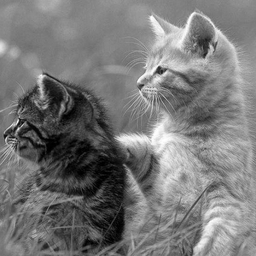
#> input picture Sample.bmp, 256 x 256 px, shrunk from 500 x 500 before the run
$ python VMD_2D_python_test.py
#> lines starting #> are read from the running program, lines starting #| are printed output that depends on the picture
#> further down, image is the input picture: shape (256, 256, 3); min 0, max 255, mean 120
### VMD2D.py
import numpy as np
from numpy.fft import fft2, ifft2, fftshift, ifftshift

def VMD2D(
    signal: np.ndarray,
    alpha: float, tau: float, K: int, DC: bool, init: int, tol: float, eps: float
) -> tuple[np.ndarray, np.ndarray, np.ndarray]:
    #
    # Input and Parameters:
    # ---------------------
    #  signal  - the space domain signal (2D) to be decomposed
    #  alpha   - the balancing parameter of the data-fidelity constraint
    #  tau     - time-step of the dual ascent ( pick 0 for noise-slack )
    #  K       - the number of modes to be recovered
    #  DC      - true if the first mode is put and kept at DC (0-freq)
    #  init    - 0 = all omegas start at 0
    #            1 = all omegas start initialized randomly
    #  tol     - tolerance of convergence criterion; typically around 1e-7
    #
    #  Output:
    #  -------
    #  u       - the collection of decomposed modes
    #  u_hat   - spectra of the modes
    #  omega   - estimated mode center-frequencies
    #

    # Validate input parameters
#> called with alpha = 5000, tau = 0.25, K = 5, DC = 1, init = 1, tol = 5e-06, eps = 2.22e-16
    if not isinstance(signal, np.ndarray) or signal.ndim != 2:
        raise ValueError("Signal must be a 2D numpy array")
    if alpha <= 0:
        raise ValueError("Alpha must be positive")
    if K < 1:
        raise ValueError("K must be at least 1")
    if tol <= 0:
        raise ValueError("Tolerance must be positive")

    # Image resolution
    Hy, Hx = signal.shape
#> Hy = 256; Hx = 256
    X, Y = np.meshgrid(np.arange(1, Hx + 1) / Hx, np.arange(1, Hy + 1) / Hy)

    # Spectral Domain discretization
    fx = 1 / Hx
#> fx = 0.00391
    fy = 1 / Hy
#> fy = 0.00391
    freqs_1 = X - 0.5 - fx
    freqs_2 = Y - 0.5 - fy

    # Maximum number of iterations
    N = 100

    # Alpha might be individual for each mode
    Alpha = alpha * np.ones(K)

    # Construct f and f_hat
    f_hat = fftshift(fft2(signal))

    # Storage matrices for (Fourier) modes
    u_hat = np.zeros((Hy, Hx, K), dtype=complex)
    u_hat_old = np.copy(u_hat)
    sum_uk = 0

    # Storage matrices for (Fourier) Lagrange multiplier
    mu_hat = np.zeros((Hy, Hx), dtype=complex)

    # Initialize omega
    # omega = np.zeros((N, 2, K), dtype=complex)
    omega = np.zeros((N, 2, K))

    # Initialization of omega_k
    if init == 0:
        # Spread omegas radially
        maxK = K - 1 if DC else K
        for k in range(DC, maxK + DC):
            omega[0, 0, k] = 0.25 * np.cos(np.pi * (k - 1) / maxK)
            omega[0, 1, k] = 0.25 * np.sin(np.pi * (k - 1) / maxK)
    elif init == 1:
        # Random on half-plane
        omega[0, 0, :K] = np.random.rand(K) - 0.5

        omega[0, 1, :K] = np.random.rand(K) / 2

        # DC component (if expected)
        if DC == 1:
            omega[0, :, 0] = 0

    ## Main loop for iterative updates
    # Stopping criteria tolerances
    uDiff = tol + eps
    omegaDiff = tol + eps
    n = 0

    while (uDiff > tol or omegaDiff > tol) and n < N - 1:

        # First things first
        k = 0  # Python uses 0-based indexing

        # Compute the halfplane mask for the 2D "analytic signal"
        HilbertMask = (np.sign(freqs_1 * omega[n, 0, k] + freqs_2 * omega[n, 1, k]) + 1)

        # Update first mode accumulator
        sum_uk = u_hat[:, :, -1] + sum_uk - u_hat[:, :, k]

        # Update first mode's spectrum through Wiener filter (on half plane)
        u_hat[:, :, k] = ((f_hat - sum_uk - mu_hat / 2) * HilbertMask) / (1 + Alpha[k] * ((freqs_1 - omega[n, 0, k]) ** 2 + (freqs_2 - omega[n, 1, k]) ** 2))

        # Update first mode's central frequency as spectral center of gravity
        if not DC:
            omega[n + 1, 0, k] = np.sum(freqs_1 * np.abs(u_hat[:, :, k]) ** 2) / np.sum(np.abs(u_hat[:, :, k]) ** 2)
            omega[n + 1, 1, k] = np.sum(freqs_2 * np.abs(u_hat[:, :, k]) ** 2) / np.sum(np.abs(u_hat[:, :, k]) ** 2)

            # Keep omegas on the same halfplane
            if omega[n + 1, 1, k] < 0:
                omega[n + 1, :, k] = -omega[n + 1, :, k]

        # Recover full spectrum from analytic signal
        u_hat[:, :, k] = fftshift(fft2(np.real(ifft2(ifftshift(u_hat[:, :, k])))))

        # Work on other modes
        for k in range(1, K):
            # Recompute Hilbert mask
            HilbertMask = (np.sign(freqs_1 * omega[n, 0, k] + freqs_2 * omega[n, 1, k]) + 1)

            # Update accumulator
            sum_uk = u_hat[:, :, k - 1] + sum_uk - u_hat[:, :, k]

            # Update signal spectrum
            u_hat[:, :, k] = ((f_hat - sum_uk - mu_hat / 2) * HilbertMask) / (1 + Alpha[k] * ((freqs_1 - omega[n, 0, k]) ** 2 + (freqs_2 - omega[n, 1, k]) ** 2))

            # Update signal frequencies
            omega[n + 1, 0, k] = np.sum(freqs_1 * np.abs(u_hat[:, :, k]) ** 2) / np.sum(np.abs(u_hat[:, :, k]) ** 2)
            omega[n + 1, 1, k] = np.sum(freqs_2 * np.abs(u_hat[:, :, k]) ** 2) / np.sum(np.abs(u_hat[:, :, k]) ** 2)

            # Keep omegas on the same halfplane
            if omega[n + 1, 1, k] < 0:
                omega[n + 1, :, k] = -omega[n + 1, :, k]

            # Recover full spectrum from analytic signal
            u_hat[:, :, k] = fftshift(fft2(np.real(ifft2(ifftshift(u_hat[:, :, k])))))

        # Gradient ascent for augmented Lagrangian
        mu_hat = mu_hat + tau * (np.sum(u_hat, axis=2) - f_hat)

        # Increment iteration counter
        n += 1

        # Convergence?
        uDiff = eps
        omegaDiff = eps

        for k in range(K):
            omegaDiff += np.sum(np.abs(omega[n, :, k] - omega[n - 1, :, k]) ** 2)
            uDiff += np.sum(np.abs(u_hat[:, :, k] - u_hat_old[:, :, k]) ** 2) / (Hx * Hy)

        uDiff = np.abs(uDiff)
        u_hat_old = np.copy(u_hat)

        print(f"{n} time; uDiff: {uDiff} ; omegaDiff: {omegaDiff}")
#> after the loop, n = 99

    ## Signal Reconstruction

    # Inverse Fourier Transform to compute (spatial) modes
    u = np.zeros((Hy, Hx, K))
    for k in range(K):
        u[:, :, k] = np.real(ifft2(ifftshift(u_hat[:, :, k])))

    # Return final results
    return u, u_hat, omega

### VMD_2D_python_test.py
# coding: utf-8
from VMD2D import VMD2D
import cv2
import numpy as np
import matplotlib.pyplot as plt
import sys
import argparse

# Replace 'VMD_2D' with your Python implementation of the VMD_2D function

# Read the image
try:
    image = cv2.imread('Sample.bmp')
    if image is None:
        raise FileNotFoundError("Could not load image file")
except Exception as e:
    print(f"Error loading image: {e}")
    sys.exit(1)

# Convert to grayscale if it's a color image
if image.ndim == 3:
    image = cv2.cvtColor(image, cv2.COLOR_BGR2GRAY)

# Parameters
alpha = 5000       # Bandwidth constraint
tau = 0.25         # Lagrangian multipliers dual ascent time step
K = 5              # Number of modes
DC = 1             # Includes DC part (first mode at DC)
init = 1           # Initialize omegas randomly
tol = K * 10 ** -6 # Tolerance (for convergence)
eps = 2.2204e-16

# Run VMD
u, u_hat, omega = VMD2D(image, alpha, tau, K, DC, init, tol, eps)

## Display
num_modes = u.shape[2]
#> num_modes = 5
num_plots = num_modes + 2  # +2 for the input image and reconstructed composite
#> num_plots = 7

# Calculate the number of rows and columns for subplots
num_rows = 2
num_columns = (num_plots + 1) // 2  # Adjust columns based on the total number of plots
#> num_columns = 4

plt.figure(figsize=(15, 8))  # Adjust the figure size as needed

# Display input image
plt.subplot(num_rows, num_columns, 1)
plt.imshow(image, cmap='gray')
plt.title('Input image')
plt.axis('equal')
plt.axis('off')

# Display each mode
for k in range(num_modes):
    plt.subplot(num_rows, num_columns, k + 2)  # Adjust subplot index
    plt.imshow(u[:, :, k], cmap='gray')
    plt.title(f'Mode #{k + 1}')
    plt.axis('equal')
    plt.axis('off')

# Display reconstructed composite
composite_index = num_rows * num_columns  # Position of the last subplot
#> composite_index = 8
plt.subplot(num_rows, num_columns, composite_index)
plt.imshow(np.sum(u, axis=2), cmap='gray')
plt.title('Reconstructed composite')
plt.axis('equal')
plt.axis('off')

plt.subplots_adjust(wspace=0.1, hspace=0.2)  # Adjust spacing: wspace for width, hspace for height
plt.tight_layout()
plt.show()
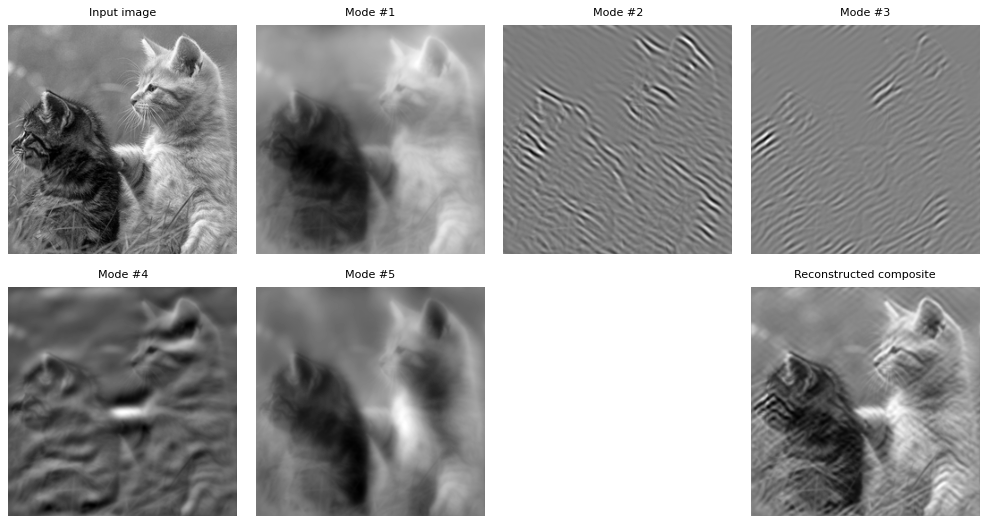
#> figure drawn by matplotlib, 7 panels
